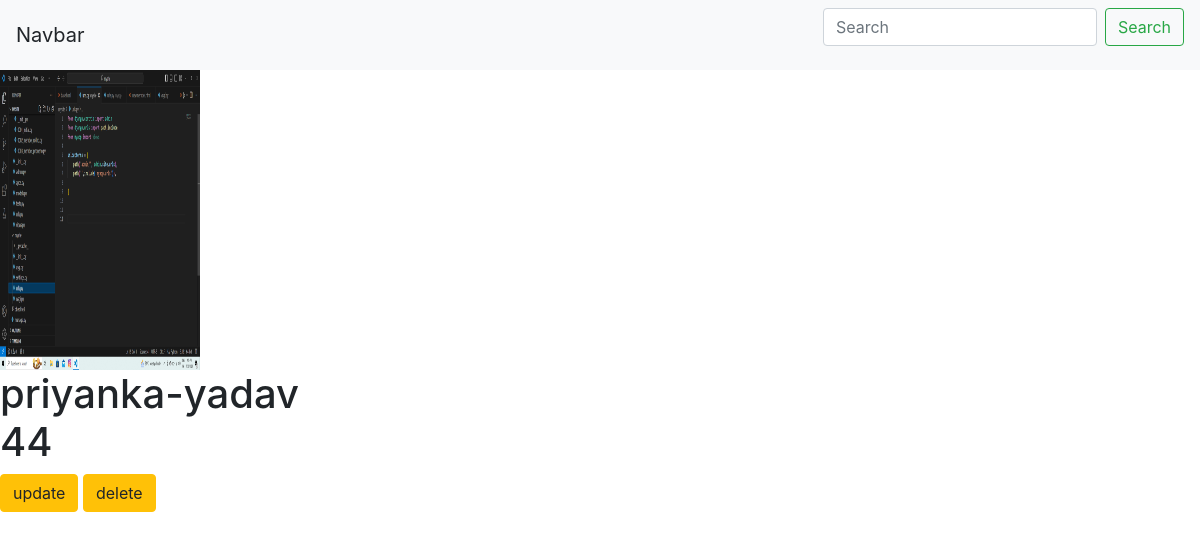
Page /hello/detail/7 on the committed database.
### myapp/models.py (models this page shows, shortened)
class Member(models.Model):
 firstname=  models.CharField(max_length=225)
 lastname=  models.CharField(max_length=225)
 rollno= models.IntegerField(null=True)
 image= models.ImageField(default='default.jpeg',upload_to='member_photo/')

### myapp/views.py (the view)
# urls.py: path('hello/detail/<int:id>',views.detail,name='detail'),
def detail(request,id):
  mymember= Member.objects.get(id=id)
  template=loader.get_template('detail.html')
  context={
    'mymember':mymember
  }
  return HttpResponse(template.render(context,request))

### member/templates/detail.html (shortened to what this page needs)
{% extends 'base.html' %}
{% load static %}
{% block body %}
<body>
     <img width="200" height="300"src="{{mymember.image.url}}">
     <h1>
      {{mymember.firstname}}-{{mymember.lastname}}<br>
       {{mymember.rollno}}
     </h1>
     <a class='btn btn-warning' href="update/{{mymember.id}}">update</a>
     <a class='btn btn-warning' href="delete/{{mymember.id}}">delete</a>
  </body>
  {% endblock %}

### rows in the picture
Member: image (picture), firstname "priyanka", lastname "yadav", rollno "44"
